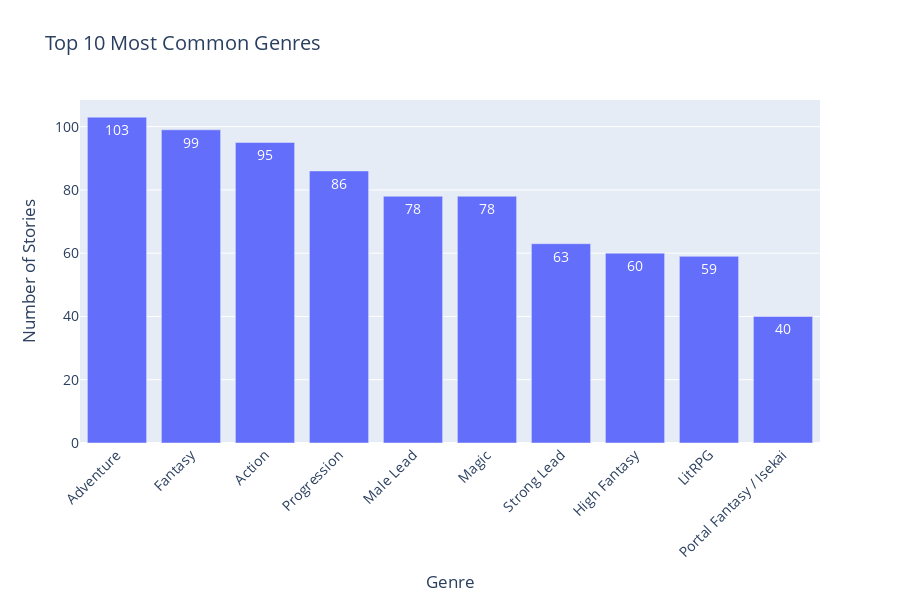
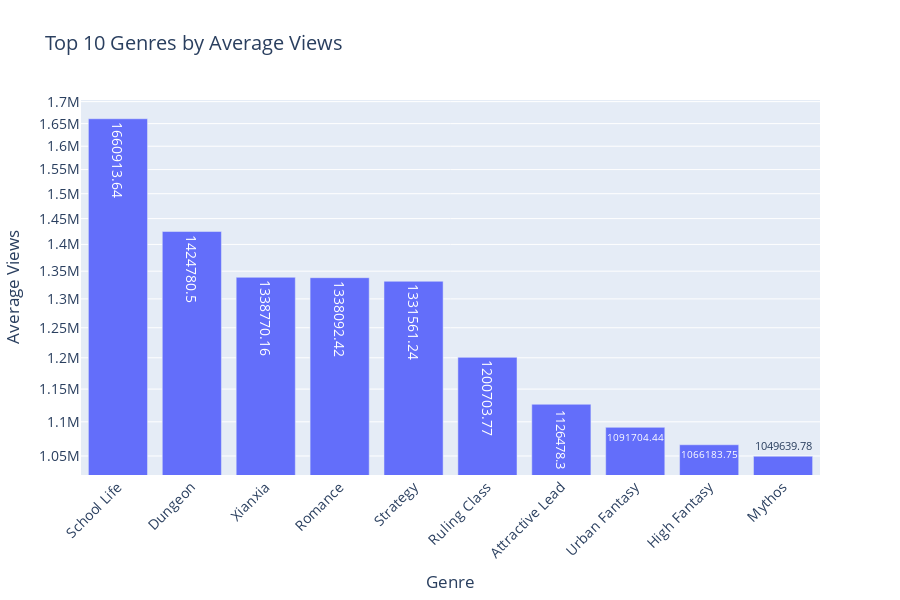
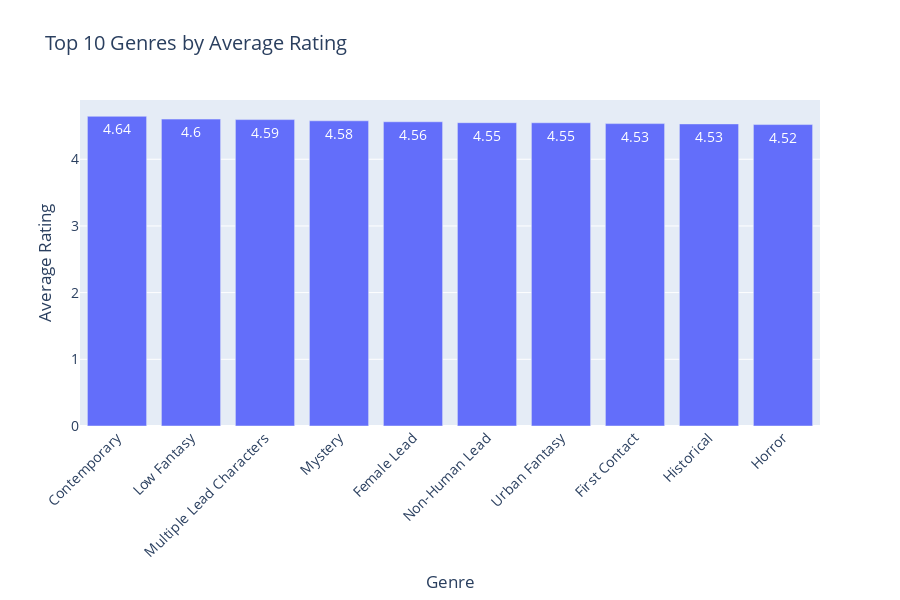

These figures' notebook cell, in order:
### Markdown cell above
## Genre Analysis

Let's analyze the distribution of genres and their relationship with other metrics. This will help us understand which genres are most popular and successful on Royal Road.

### Code cell
# Get genre distribution (handling null values)
genres = df['genre'].fillna('Unknown').str.split(',').explode().str.strip()
genre_counts = genres.value_counts()

# Create bar chart of genre distribution
fig = go.Figure(data=[
    go.Bar(
        x=genre_counts.head(10).index, 
        y=genre_counts.head(10).values,
        text=genre_counts.head(10).values,
        textposition='auto'
    )
])

fig.update_layout(
    title='Top 10 Most Common Genres',
    xaxis_title='Genre',
    yaxis_title='Number of Stories',
    xaxis_tickangle=-45,
    height=600,
    width=900,
    font=dict(size=14),
    margin=dict(b=100)  # Add more margin at the bottom for rotated labels
)
fig.show()

# Calculate and display genre performance metrics
for metric in ['views', 'rating', 'followers']:
    # Create a list to store data for each story-genre pair
    story_genre_data = []
    
    # Process each row (story) individually
    for _, row in df.dropna(subset=['genre', metric]).iterrows():
        if pd.isna(row['genre']) or not row['genre']:
            continue
            
        # Split the genres string into a list
        genres = row['genre'].split(',')
        
        # Add each genre-story pair to our data
        for genre in genres:
            genre = genre.strip()
            if genre:  # Skip empty strings
                story_genre_data.append({
                    'story_id': row['id'],
                    'genre': genre,
                    metric: row[metric]
                })
    
    # Create a DataFrame from our list
    genre_df = pd.DataFrame(story_genre_data)
    
    # Calculate average and count for each genre
    genre_stats = genre_df.groupby('genre').agg({metric: ['mean', 'count']})
    genre_stats.columns = genre_stats.columns.droplevel(0)  # Flatten multi-index
    
    # Filter for genres with at least 5 stories
    genre_stats = genre_stats[genre_stats['count'] >= 5]
    
    # Sort by mean and get top 10
    top_genres = genre_stats.nlargest(10, 'mean').reset_index()
    
    # Create bar chart
    fig = go.Figure(data=[
        go.Bar(
            x=top_genres['genre'],
            y=top_genres['mean'],
            text=np.round(top_genres['mean'], 2),
            textposition='auto',
            customdata=top_genres['count'],
            hovertemplate='Genre: %{x}<br>' +
                         f'Average {metric}: %{{y:,.2f}}<br>' +
                         'Number of stories: %{customdata}<br>'
        )
    ])
    
    fig.update_layout(
        title=f'Top 10 Genres by Average {metric.capitalize()}',
        xaxis_title='Genre',
        yaxis_title=f'Average {metric.capitalize()}',
        xaxis_tickangle=-45,
        height=600,
        width=900,
        font=dict(size=14),
        margin=dict(b=100)
    )
    
    # Use log scale for views and followers
    if metric in ['views', 'followers']:
        fig.update_yaxes(type='log')
    
    fig.show()

### Figure 1 — Plotly figure (JSON) as saved in the notebook; plotly's stock layout.template omitted (floating-point values rounded to 4 significant figures)
{"data": [{"text": [103.0, 99.0, 95.0, 86.0, 78.0, 78.0, 63.0, 60.0, 59.0, 40.0], "textposition": "auto", "type": "bar", "x": ["Adventure", "Fantasy", "Action", "Progression", "Male Lead", "Magic", "Strong Lead", "High Fantasy", "LitRPG", "Portal Fantasy / Isekai"], "y": [103, 99, 95, 86, 78, 78, 63, 60, 59, 40]}], "layout": {"font": {"size": 14}, "height": 600, "margin": {"b": 100}, "title": {"text": "Top 10 Most Common Genres"}, "width": 900, "xaxis": {"tickangle": -45, "title": {"text": "Genre"}}, "yaxis": {"title": {"text": "Number of Stories"}}}}

### Figure 2 — Plotly figure (JSON) as saved in the notebook; plotly's stock layout.template omitted (floating-point values rounded to 4 significant figures)
{"data": [{"customdata": [11, 24, 19, 24, 29, 22, 20, 16, 60, 18], "hovertemplate": "Genre: %{x}<br>Average views: %{y:,.2f}<br>Number of stories: %{customdata}<br>", "text": [1661000.0, 1425000.0, 1339000.0, 1338000.0, 1332000.0, 1201000.0, 1126000.0, 1092000.0, 1066000.0, 1050000.0], "textposition": "auto", "type": "bar", "x": ["School Life", "Dungeon", "Xianxia", "Romance", "Strategy", "Ruling Class", "Attractive Lead", "Urban Fantasy", "High Fantasy", "Mythos"], "y": [1661000.0, 1425000.0, 1339000.0, 1338000.0, 1332000.0, 1201000.0, 1126000.0, 1092000.0, 1066000.0, 1050000.0]}], "layout": {"font": {"size": 14}, "height": 600, "margin": {"b": 100}, "title": {"text": "Top 10 Genres by Average Views"}, "width": 900, "xaxis": {"tickangle": -45, "title": {"text": "Genre"}}, "yaxis": {"title": {"text": "Average Views"}, "type": "log"}}}

### Figure 3 — Plotly figure (JSON) as saved in the notebook; plotly's stock layout.template omitted (floating-point values rounded to 4 significant figures)
{"data": [{"customdata": [5, 15, 18, 11, 31, 17, 16, 7, 6, 5], "hovertemplate": "Genre: %{x}<br>Average rating: %{y:,.2f}<br>Number of stories: %{customdata}<br>", "text": [4.64, 4.6, 4.59, 4.58, 4.56, 4.55, 4.55, 4.53, 4.53, 4.52], "textposition": "auto", "type": "bar", "x": ["Contemporary", "Low Fantasy", "Multiple Lead Characters", "Mystery", "Female Lead", "Non-Human Lead", "Urban Fantasy", "First Contact", "Historical", "Horror"], "y": [4.644, 4.602, 4.594, 4.576, 4.562, 4.548, 4.547, 4.534, 4.53, 4.52]}], "layout": {"font": {"size": 14}, "height": 600, "margin": {"b": 100}, "title": {"text": "Top 10 Genres by Average Rating"}, "width": 900, "xaxis": {"tickangle": -45, "title": {"text": "Genre"}}, "yaxis": {"title": {"text": "Average Rating"}}}}
